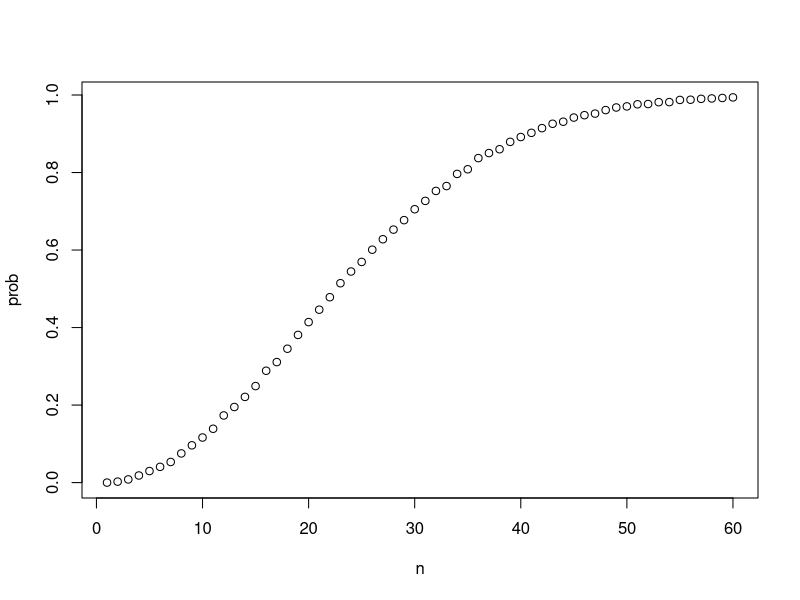
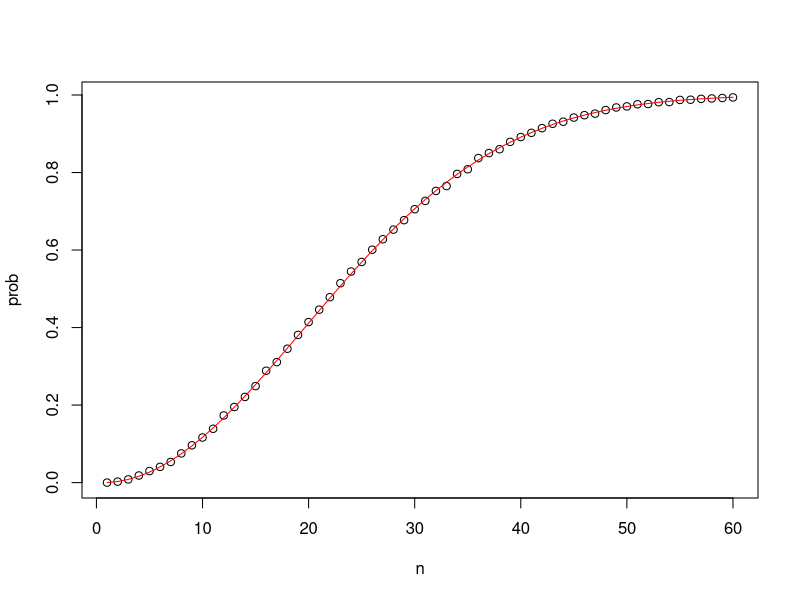
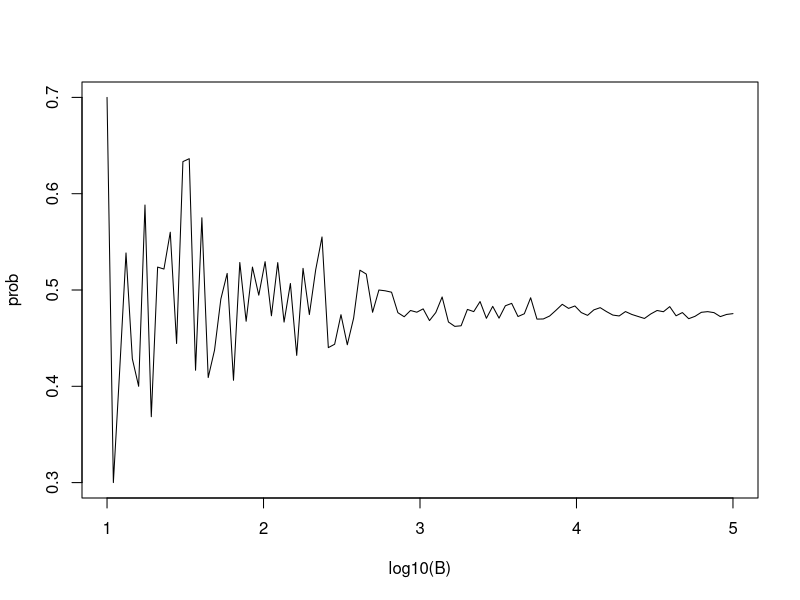

R code for these plots, in order:
## 20/10/18 - Sergio
## Estudos de Probabilidade

# replicate function and Monte Carlo Simulation
B <- 10000
beads <- rep(c("red", "blue"), times=c(2,3))
beads
events <- replicate(B, sample(beads, 1))
tab <- table(events)
tab
prop.table(tab)


# using the function paste

number <- "three"
suit <- "hearts"
paste(number, suit)

paste(letters[1:5], as.character(1:5))

# using the function expand.grid => gives us all the COMBINATION of 2 lists
expand.grid(pants = c("blue", "black"), shirt = c("white", "grey", "red"))


# generating a deck of cards
suits <- c("Diamonds", "Clubs", "Hearts", "Spades")
numbers <- c("Ace", "Deuce", "Three", "Four", "Five", "Six", "Seven", "Eight", "Nine", "Ten", "Jack", "Queen", "King")
deck1 <- expand.grid(number=numbers, suit=suits)
deck1
deck <- paste(deck1$number, deck1$suit)
deck

# Probability of King in the first card
Kings <- paste("King", suits)
Kings
deck %in% Kings
mean(deck %in% Kings)

# =========== Functions combinations() and permutations() ==========

## permutations => computes for any list of size n all the different ways we 
##                can select R itens. LOOK OUT: Order matters

library(gtools)
permutations(5, 2)

# seing 5 random 7-digit phone numbers out of all possible phone numbers 
# (without repeated numbers)

all_phone_numbers <- permutations(10, 7, v = 0:9)
n <- nrow(all_phone_numbers)
n
index <- sample(n, 5)
all_phone_numbers[index,]

# choosing two cards
hands <- permutations(52, 2, v = deck)
nrow(hands)
hands
first_card <- hands[,1]
second_card <- hands[,2]
first_card
second_card

# how many cases have a first card that is a king?
sum(first_card %in% Kings)

# What fraction of the cases with a king as the first card have also a king in 
# the second card?
sum(first_card %in% Kings & second_card %in% Kings) / sum(first_card %in% Kings)


## Now, if orders not matter? => Combinations()
# example: blackjack, if you get an ace and a face card, it's called a natural 21, 
# and you win automatically. The order doesn't matter

permutations(3,2)
combinations(3,2)

# what's the probability of a natural 21 in blackjack?
aces <- paste("Ace", suits)

facecard <- c("King", "Queen", "Jack", "Ten")
facecard <- expand.grid(number=facecard, suit=suits)
facecard <- paste(facecard$number, facecard$suit)

hands <- combinations(52, 2, v = deck)
hands
nrow(hands)

mean(hands[,1] %in% aces & hands[,2] %in% facecard | hands[,2] %in% aces & hands[,1] %in% facecard)

# using Monte Carlo Simulation

B <- 10000
results <- replicate(B, {
  hand <- sample(deck, 2)
  (hand[1] %in% aces & hand[2] %in% facecard  | 
   hand[2] %in% aces & hand[1] %in% facecard)
})
mean(results)

# ---------------------------------------------------------
# ===========  The Birthday Problem   =====================

# Supposing you're in a clasroom with 50 people. If we assume this is a randomly 
# selected group, what is the chance that at least two people have the same 
# birthday?

n <- 50
bdays <- sample(1:365, n, replace=TRUE)

# using duplicated to check

# example:
duplicated(c(1,2,3,1,4,3,5))

duplicated(bdays)
# Checking if there's at least two birthdays are the same
any(duplicated(bdays))

# Using Monte Carlo
B <- 10000
results <- replicate(B, {
  bdays <- sample(1:365, n, replace=TRUE)
  any(duplicated(bdays))
})
mean(results)

# -------------------------------------------
# ===========  Sapply   =====================

# When are the chances larger then 50%? Larger than 75%?

# Creating a function to compute fot any group
compute_prob <- function(n, B=10000){
  same_day <- replicate(B, {
    bdays <- sample(1:365, n, replace=TRUE)
    any(duplicated(bdays))
  })
  mean(same_day)
}

n <- seq(1,60)

# To execute compute_prob for n, we could use a for loop, but it's rarely the 
# preferred aproach in R

# We can perform operations on entire vectors
x <- 1:10
sqrt(x)
y <- 1:10
x * y

# Using sapply
sapply(x, sqrt)

# So...
prob <- sapply(n, compute_prob)
plot(n, prob)

# Now, instead of computing the probability of it happening, we'll compute
# the probability of it not happening

# probability of n people DON'T have the same birthday
# 1 * 364/365 * 363/365 ... (365 - n + 1) / 365

exact_prob <- function(n){
  prob_unique <- seq(365, 365 - n + 1)/365
  1 - prod(prob_unique)
  # prod => returns the product of all the values present in its arguments.
}

eprob <- sapply(n, exact_prob)
plot(n, prob)
lines(n, eprob, col = "red")

# --------------------------------------------------------------------------
# ===========  How Many Monte Carlo  Experiments Are Enough   ==============

# This is actually a challenge question. One prectical approach is to check the 
# stability of the estimate

B <- 10 ^ seq(1, 5, len = 100)


# Cheking the stability of a MOnte Carlo Simulation with the Birthday Problem 
# for 22 people
compute_prob <- function(B, n=22){
  same_day <- replicate(B, {
    bdays <- sample(1:365, n, replace=TRUE)
    any(duplicated(bdays))
  })
  mean(same_day)
}

prob <- sapply(B, compute_prob)
plot(log10(B), prob, type = "l")

# As B gets bigger and bigger, eventually it starts to stabilize

# --------------------------------------------------------------------------
# ===========  The Addition Rule   =========================================

# Exemple, to get 21 in the blackjack. Two ways, you can get an ace and a 
# facecard (A) OR you can get a facecard and an ace (B). A OR B.

# Pr(A or B) = Pr(A) + Pr(B) - Pr(A and B)

#  0.048 = (1/13 * 16/51) + (16/52 * 4/51) - 0


# --------------------------------------------------------------------------
# ===========  The Monty Hall Problem   =========================================

# Simulating the strategy of sticking to same door
B <- 10000
stick <- replicate(B, {
  doors <- as.character(1:3)
  prize <- sample(c("car", "goat", "goat"))
  prize_door <- doors[prize == "car"]
  my_pick <- sample(doors, 1)
  show <- sample(doors[!doors %in% c(my_pick, prize_door)], 1)
  stick <- my_pick
  stick == prize_door
})

mean(stick)

# Now changing the strategy, switch the door

switch <- replicate(B, {
  doors <- as.character(1:3)
  prize <- sample(c("car", "goat", "goat"))
  prize_door <- doors[prize == "car"]
  my_pick <- sample(doors, 1)
  show <- sample(doors[!doors %in% c(my_pick, prize_door)], 1)
  stick <- my_pick
  switch <- doors[!doors %in% c(my_pick, show)]
  switch == prize_door
})

mean(switch)

# You are switching from the original that had a 1 in 3 chances of being the
# one to whatever is the other option, which has to have a 2 in 3 chance.

# =================== CONTINUOUS PROBABILITY ============================





